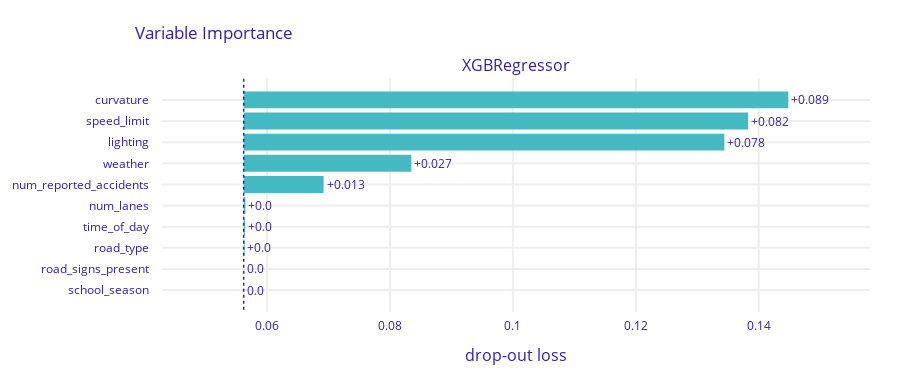

Notebook code cell kept with this figure:
### Code cell
exp = dx.Explainer(clf, x, y,verbose=False)
fi = exp.model_parts()
fi.plot()

### Figure 1 — Plotly figure (JSON) as saved in the notebook; plotly's stock layout.template omitted (floating-point values rounded to 4 significant figures)
{"data": [{"base": 0.0562, "hoverinfo": "text", "hoverlabel": {"bgcolor": "rgba(0,0,0,0.8)"}, "hovertext": ["Model: XGBRegressor loss after<br>variable: curvature is permuted: 0.145<br>Drop-out loss change: +0.089", "Model: XGBRegressor loss after<br>variable: speed_limit is permuted: 0.138<br>Drop-out loss change: +0.082", "Model: XGBRegressor loss after<br>variable: lighting is permuted: 0.134<br>Drop-out loss change: +0.078", "Model: XGBRegressor loss after<br>variable: weather is permuted: 0.083<br>Drop-out loss change: +0.027", "Model: XGBRegressor loss after<br>variable: num_reported_accidents is permuted: 0.069<br>Drop-out loss change: +0.013", "Model: XGBRegressor loss after<br>variable: num_lanes is permuted: 0.056<br>Drop-out loss change: +0.0", "Model: XGBRegressor loss after<br>variable: time_of_day is permuted: 0.056<br>Drop-out loss change: +0.0", "Model: XGBRegressor loss after<br>variable: road_type is permuted: 0.056<br>Drop-out loss change: +0.0", "Model: XGBRegressor loss after<br>variable: road_signs_present is permuted: 0.056<br>Drop-out loss change: -0.0", "Model: XGBRegressor loss after<br>variable: school_season is permuted: 0.056<br>Drop-out loss change: -0.0"], "marker": {"color": "#46bac2"}, "orientation": "h", "showlegend": false, "text": ["+0.089", "+0.082", "+0.078", "+0.027", "+0.013", "+0.0", "+0.0", "+0.0", "0.0", "0.0"], "textposition": "outside", "type": "bar", "x": [0.08861, 0.08206, 0.0782, 0.02728, 0.013, 0.0002671, 0.0001865, 0.00013, 0, 0], "xaxis": "x", "y": ["curvature", "speed_limit", "lighting", "weather", "num_reported_accidents", "num_lanes", "time_of_day", "road_type", "road_signs_present", "school_season"], "yaxis": "y"}], "layout": {"annotations": [{"font": {"size": 16}, "showarrow": false, "text": "XGBRegressor", "x": 0.5, "xanchor": "center", "xref": "paper", "y": 1, "yanchor": "bottom", "yref": "paper"}, {"font": {"size": 16}, "showarrow": false, "text": "drop-out loss", "x": 0.5, "xanchor": "center", "xref": "paper", "y": 0, "yanchor": "top", "yref": "paper", "yshift": -30}], "font": {"color": "#371ea3"}, "height": 383, "margin": {"b": 71, "r": 30, "t": 78}, "shapes": [{"line": {"color": "#371ea3", "dash": "dot", "width": 1.5}, "type": "line", "x0": 0.0562, "x1": 0.0562, "xref": "x", "y0": -1, "y1": 10, "yref": "y"}], "title": {"text": "Variable Importance", "x": 0.15}, "xaxis": {"anchor": "y", "automargin": true, "domain": [0, 1], "fixedrange": true, "gridwidth": 2, "range": [0.04291, 0.1581], "tickcolor": "white", "ticklen": 3, "ticks": "outside", "type": "linear", "zeroline": false}, "yaxis": {"anchor": "x", "automargin": true, "autorange": "reversed", "domain": [0, 1], "fixedrange": true, "gridwidth": 2, "tickcolor": "white", "ticklen": 10, "ticks": "outside", "type": "category"}}}
